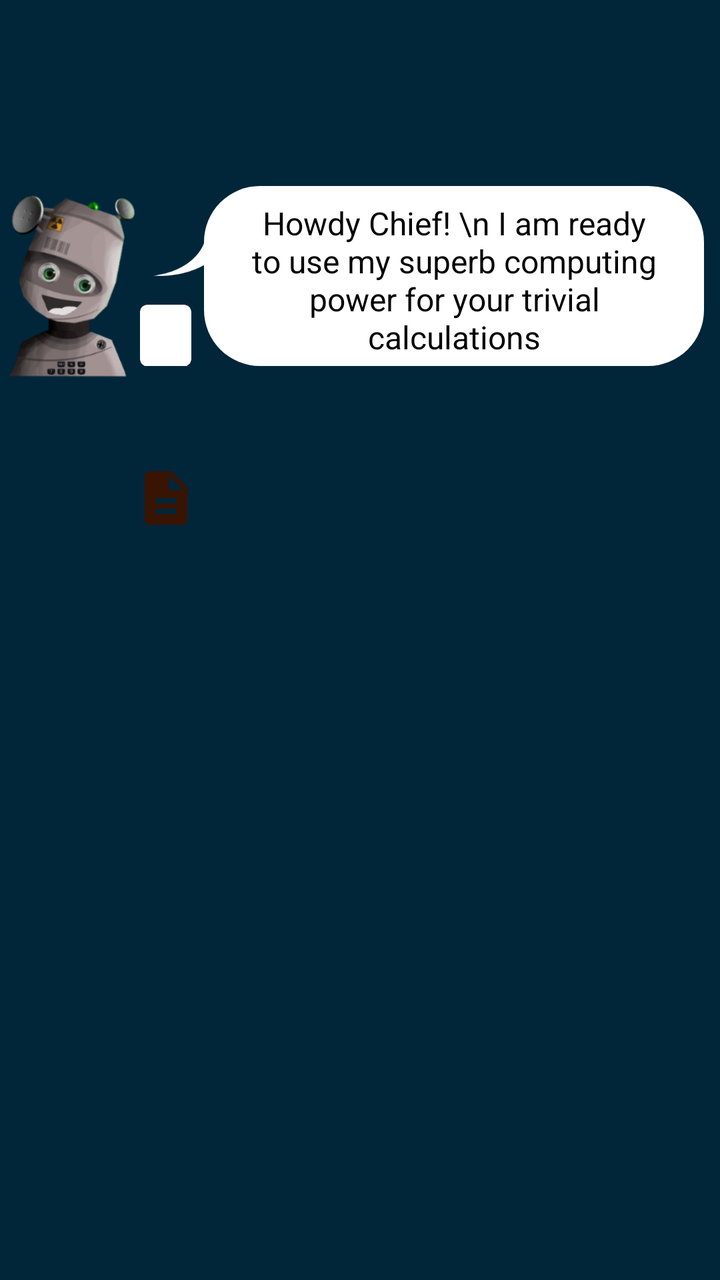
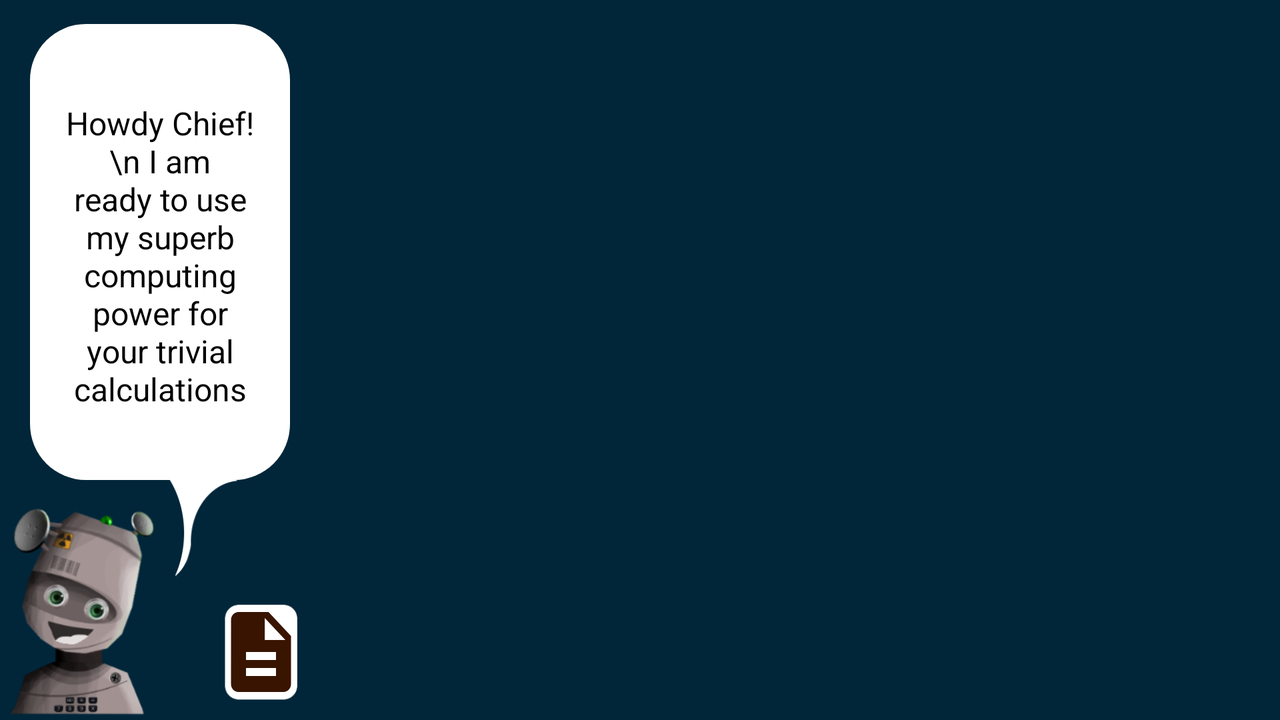

First picture: res/layout/ on a phone held upright. Second picture: the repository's own variant of that layout, on a device whose configuration matches the variant's folder. Source for both follows.
<!-- AndroidManifest.xml: application theme AppTheme.NoActionBar -->
<!-- res/layout/activity_main.xml -->
<?xml version="1.0" encoding="utf-8"?>
<android.support.constraint.ConstraintLayout xmlns:android="http://schemas.android.com/apk/res/android"
    xmlns:app="http://schemas.android.com/apk/res-auto"
    xmlns:tools="http://schemas.android.com/tools"
    android:layout_width="match_parent"
    android:layout_height="match_parent"
    android:background="@color/background_color"
    tools:context="buddy.biased.thinkingcalculator.MainActivity">



        <ImageView
            android:id="@+id/robot_imageView"
            android:layout_width="70dp"
            android:layout_height="wrap_content"
            app:srcCompat="@drawable/robotgreetings"
            app:layout_constraintTop_toTopOf="parent"
            app:layout_constraintLeft_toLeftOf="parent"
            app:layout_constraintRight_toLeftOf="@+id/triangle"
            app:layout_constraintBottom_toTopOf="@+id/root_frame_layout"
            />

    <ImageView
        android:id="@+id/triangle"
        android:layout_width="32dp"
        android:layout_height="wrap_content"
        app:srcCompat="@drawable/triangle"
        app:layout_constraintTop_toTopOf="parent"
        app:layout_constraintLeft_toRightOf="@+id/robot_imageView"
        app:layout_constraintRight_toLeftOf="@+id/robot_text_view"
        app:layout_constraintBottom_toTopOf="@+id/root_frame_layout"
        />

    <TextView
        android:id="@+id/robot_text_view"
        android:layout_width="0dp"
        android:layout_height="90dp"
        android:text="Howdy Chief! \n I am ready to use my superb computing power for your trivial calculations"
        android:textSize="16sp"
        android:textColor="#000"
        android:gravity="center"
        android:layout_marginTop="12dp"
        android:layout_marginBottom="12dp"
        android:layout_marginRight="8dp"
        android:layout_marginLeft="0dp"
        android:paddingRight="10dp"
        android:paddingLeft="10dp"
        android:paddingTop="4dp"
        android:background="@drawable/bubble_drawable"
        app:layout_constraintBottom_toTopOf="@+id/root_frame_layout"
        app:layout_constraintLeft_toRightOf="@+id/triangle"
        app:layout_constraintRight_toRightOf="parent"
        app:layout_constraintTop_toTopOf="parent" />

    <TextView
        android:id="@+id/menu_icon_text_view"
        android:layout_width="32dp"
        android:layout_height="32dp"
        android:layout_marginRight="3dp"
        android:layout_marginBottom="11dp"
        android:background="@drawable/ic_baseline_description_24px"
        app:layout_constraintBottom_toTopOf="@+id/root_frame_layout"
        app:layout_constraintRight_toRightOf="@+id/triangle">

    </TextView>

    <FrameLayout
        android:id="@+id/root_frame_layout"
        android:layout_width="0dp"
        android:layout_height="0dp"
        app:layout_constraintTop_toBottomOf="@+id/robot_text_view"
        app:layout_constraintLeft_toLeftOf="parent"
        app:layout_constraintRight_toRightOf="parent"
        app:layout_constraintBottom_toBottomOf="parent" >

    </FrameLayout>


</android.support.constraint.ConstraintLayout>
<!-- resources referenced by this layout -->
<resources>
  <color name="background_color">#012639</color>
  <!-- drawable bubble_drawable (drawable) -->
  <?xml version="1.0" encoding="utf-8"?>
  <shape xmlns:android="http://schemas.android.com/apk/res/android"
      android:shape="rectangle" >
  
      
      <solid
          android:color="@color/bubble_color" >
      </solid>
  
      
      <corners
          android:radius="28dp"   >
      </corners>
  
  </shape>
  <!-- drawable ic_baseline_description_24px (drawable) -->
  <vector xmlns:android="http://schemas.android.com/apk/res/android"
          android:width="24dp"
          android:height="24dp"
          android:viewportWidth="24.0"
          android:viewportHeight="24.0">
      <path
          android:fillColor="#391401"
          android:pathData="M14,2L6,2c-1.1,0 -1.99,0.9 -1.99,2L4,20c0,1.1 0.89,2 1.99,2L18,22c1.1,0 2,-0.9 2,-2L20,8l-6,-6zM16,18L8,18v-2h8v2zM16,14L8,14v-2h8v2zM13,9L13,3.5L18.5,9L13,9z"/>
  </vector>
  <!-- drawable robotgreetings: png bitmap (drawable, 39155 bytes) -->
  <!-- drawable triangle: png bitmap (drawable, 1803 bytes) -->
  <style name="AppTheme.NoActionBar" parent="Theme.AppCompat.Light.DarkActionBar">
          <item name="windowActionBar">false</item>
          <item name="windowNoTitle">true</item>
          <item name="android:windowFullscreen">true</item>
          <item name="colorPrimary">@color/colorPrimary</item>
          <item name="colorPrimaryDark">@color/colorPrimaryDark</item>
          <item name="colorAccent">@color/colorAccent</item>
      </style>
  <color name="bubble_color">#FFF</color>
  <color name="colorPrimary">#3F51B5</color>
  <color name="colorPrimaryDark">#303F9F</color>
  <color name="colorAccent">#FF4081</color>
</resources>
<!-- res/layout-land/activity_main.xml (the author's variant of the layout above) -->
<!-- drawn on the phone turned sideways -->
<?xml version="1.0" encoding="utf-8"?>
<android.support.constraint.ConstraintLayout xmlns:android="http://schemas.android.com/apk/res/android"
    xmlns:app="http://schemas.android.com/apk/res-auto"
    xmlns:tools="http://schemas.android.com/tools"
    android:layout_width="match_parent"
    android:layout_height="match_parent"
    android:background="@color/background_color"
    tools:context="buddy.biased.thinkingcalculator.MainActivity">


    <TextView
        android:id="@+id/robot_text_view"
        android:layout_width="130dp"
        android:layout_height="0dp"
        android:text="Howdy Chief! \n I am ready to use my superb computing power for your trivial calculations"
        android:textSize="16sp"
        android:textColor="#000"
        android:gravity="center"
        android:layout_marginTop="12dp"
        android:layout_marginBottom="0dp"

        android:paddingRight="10dp"
        android:paddingLeft="10dp"
        android:paddingTop="4dp"
        android:background="@drawable/bubble_drawable"
        app:layout_constraintBottom_toTopOf="@+id/robotright_imageView"
        app:layout_constraintLeft_toLeftOf="parent"
        app:layout_constraintRight_toRightOf="@+id/robotright_imageView"
        app:layout_constraintTop_toTopOf="parent" />



    <ImageView
        android:id="@+id/robot_imageView"
        android:layout_width="80dp"
        android:layout_height="120dp"
        app:srcCompat="@drawable/robotgreetings"
        app:layout_constraintTop_toTopOf="@+id/robotright_imageView"
        app:layout_constraintLeft_toLeftOf="parent"
        app:layout_constraintBottom_toBottomOf="parent"
        app:layout_constraintRight_toLeftOf="@+id/robotright_imageView"

        />

    <ImageView
        android:id="@+id/robotright_imageView"
        android:layout_width="80dp"
        android:layout_height="120dp"
        app:srcCompat="@drawable/robotlandright"
        app:layout_constraintLeft_toRightOf="@+id/robot_imageView"
        app:layout_constraintRight_toLeftOf="@+id/root_frame_layout"
        app:layout_constraintTop_toBottomOf="@+id/robot_text_view"

        app:layout_constraintBottom_toBottomOf="parent"
        />

    <TextView
        android:id="@+id/menu_icon_text_view"
        android:layout_width="45dp"
        android:layout_height="48dp"
        android:layout_marginRight="7dp"
        android:layout_marginBottom="10dp"
        android:background="@drawable/ic_baseline_description_24px"
        app:layout_constraintBottom_toBottomOf="@+id/robotright_imageView"
        app:layout_constraintRight_toRightOf="@+id/robotright_imageView">

    </TextView>

    <FrameLayout
        android:id="@+id/root_frame_layout"
        android:layout_width="0dp"
        android:layout_height="0dp"
        app:layout_constraintLeft_toRightOf="@+id/robotright_imageView"
        app:layout_constraintRight_toRightOf="parent"
        app:layout_constraintBottom_toBottomOf="parent"
        app:layout_constraintTop_toTopOf="parent">

    </FrameLayout>


</android.support.constraint.ConstraintLayout>
<!-- resources referenced by the variant -->
<!-- as the phone turned sideways resolves them -->
<resources>
  <color name="background_color">#012639</color>
  <!-- drawable bubble_drawable (drawable) -->
  <?xml version="1.0" encoding="utf-8"?>
  <shape xmlns:android="http://schemas.android.com/apk/res/android"
      android:shape="rectangle" >
  
      
      <solid
          android:color="@color/bubble_color" >
      </solid>
  
      
      <corners
          android:radius="28dp"   >
      </corners>
  
  </shape>
  <!-- drawable ic_baseline_description_24px (drawable) -->
  <vector xmlns:android="http://schemas.android.com/apk/res/android"
          android:width="24dp"
          android:height="24dp"
          android:viewportWidth="24.0"
          android:viewportHeight="24.0">
      <path
          android:fillColor="#391401"
          android:pathData="M14,2L6,2c-1.1,0 -1.99,0.9 -1.99,2L4,20c0,1.1 0.89,2 1.99,2L18,22c1.1,0 2,-0.9 2,-2L20,8l-6,-6zM16,18L8,18v-2h8v2zM16,14L8,14v-2h8v2zM13,9L13,3.5L18.5,9L13,9z"/>
  </vector>
  <!-- drawable robotgreetings: png bitmap (drawable, 39155 bytes) -->
  <!-- drawable robotlandright: png bitmap (drawable, 3062 bytes) -->
  <style name="AppTheme.NoActionBar" parent="Theme.AppCompat.Light.DarkActionBar">
          <item name="windowActionBar">false</item>
          <item name="windowNoTitle">true</item>
          <item name="android:windowFullscreen">true</item>
          <item name="colorPrimary">@color/colorPrimary</item>
          <item name="colorPrimaryDark">@color/colorPrimaryDark</item>
          <item name="colorAccent">@color/colorAccent</item>
      </style>
  <color name="bubble_color">#FFF</color>
  <color name="colorPrimary">#3F51B5</color>
  <color name="colorPrimaryDark">#303F9F</color>
  <color name="colorAccent">#FF4081</color>
</resources>
